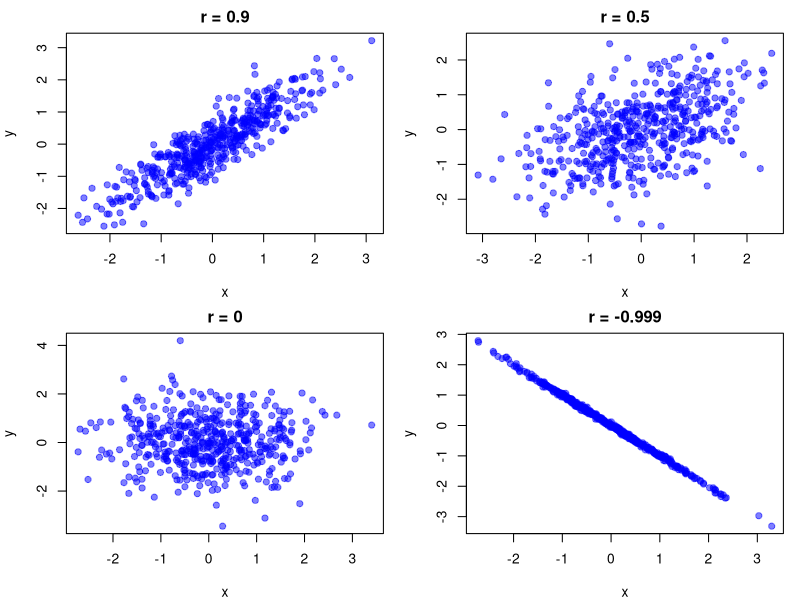
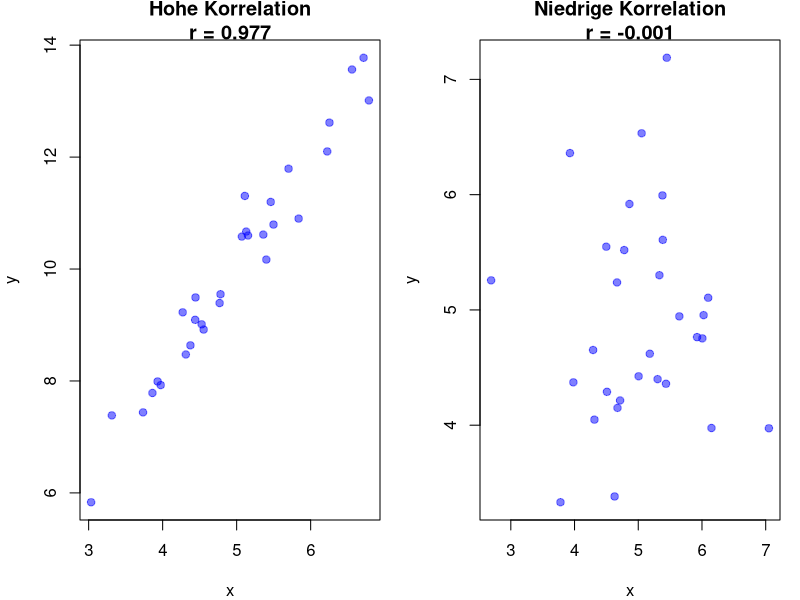
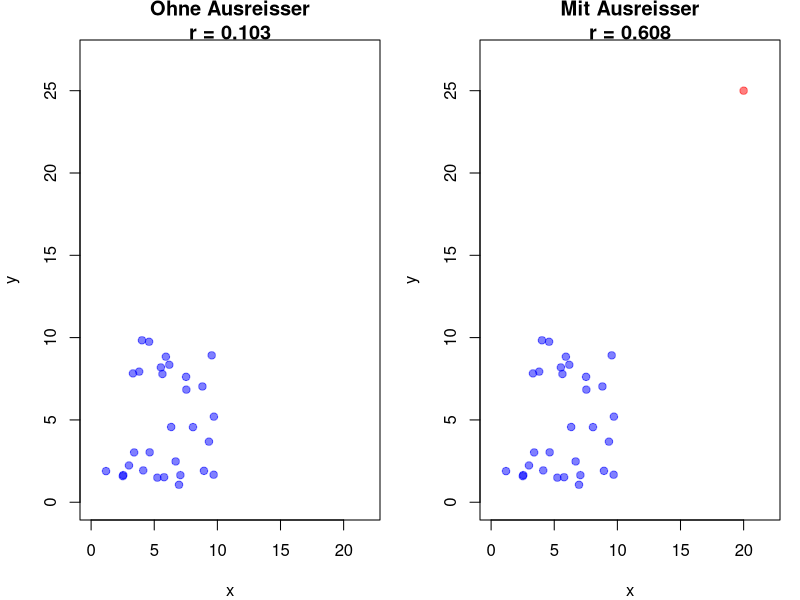
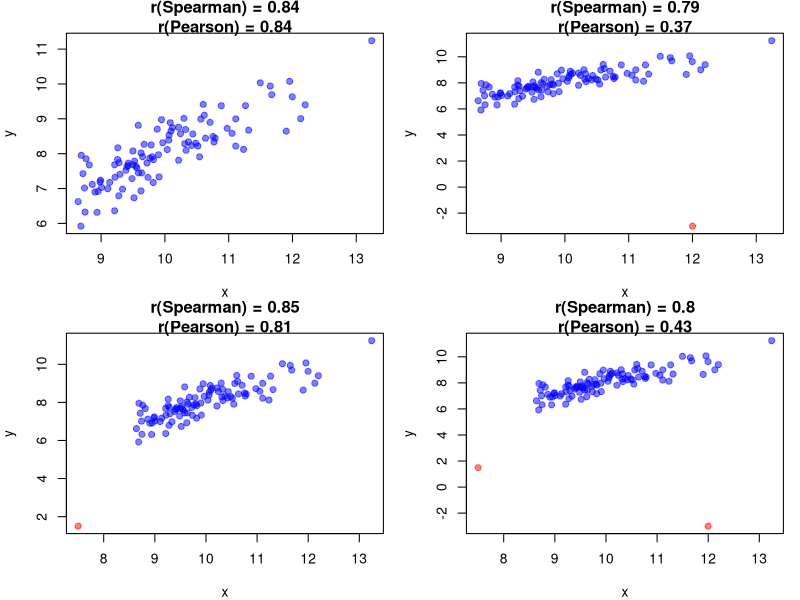
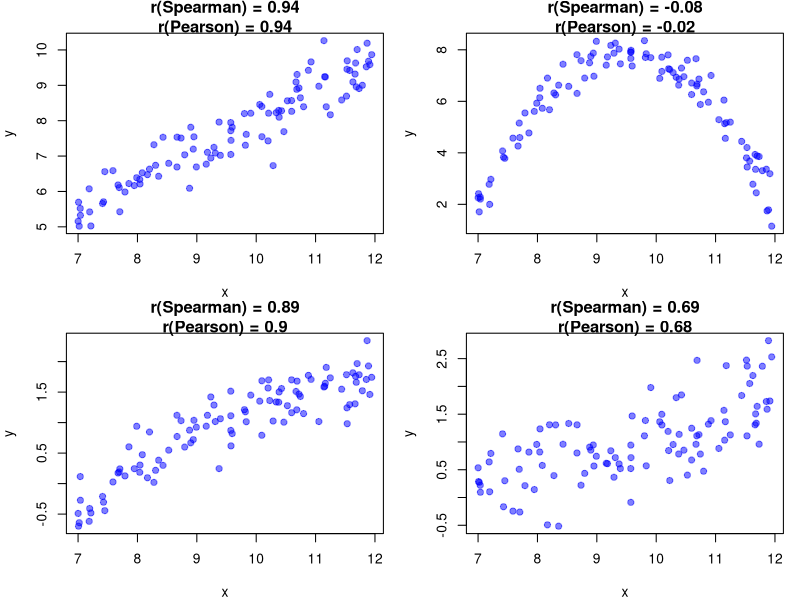

Reproduce these figures in R, in order.
## ---- chunk 1
#| label: correlation-grid
#| echo: true
#| code-fold: true
#| fig-cap: "Korrelation zwischen zwei Variablen"
# Funktion zur Generierung von korrelierten Daten
generate_data <- function(n, rho) {
  library(MASS)
  mu <- c(0, 0)
  sigma <- matrix(c(1, rho, rho, 1), ncol = 2)
  mvrnorm(n, mu, sigma)
}

# Layout für 2x2 Plots
par(mfrow = c(2, 2), mar = c(4, 4, 2, 1))

# Verschiedene Korrelationswerte
cor_values <- c(0.9, 0.5, 0, -0.999)

# Plots erstellen
for (rho in cor_values) {
  data <- generate_data(500, rho)
  plot(data, 
       main = paste("r =", rho),
       xlab = "x", 
       ylab = "y", 
       pch = 19, 
       col = rgb(0, 0, 1, 0.5))
}
## ---- chunk 2
#| echo: true
#| label: noten-lernzeit-mittelwerte-x
#| code-fold: false

library(tibble)

noten_lernzeit_tabelle <- tibble(
    student = c("A", "B", "C", "D", "E"),
    note = c(70, 80, 50, 90, 60),
    lernzeit = c(10, 12, 5, 15, 8)
)


mean(noten_lernzeit_tabelle$note)
## ---- chunk 3
#| echo: true
#| label: noten-lernzeit-mittelwerte-y
#| code-fold: false

mean(noten_lernzeit_tabelle$lernzeit)
## ---- chunk 4
#| echo: true
#| label: noten-lernzeit-kovarianz-x-y
#| code-fold: false

cov(noten_lernzeit_tabelle$note, noten_lernzeit_tabelle$lernzeit)
## ---- chunk 5
#| echo: true
#| label: noten-lernzeit-standardabweichung-x
#| code-fold: false

sd(noten_lernzeit_tabelle$note)
## ---- chunk 6
#| echo: true
#| label: noten-lernzeit-standardabweichung-y
#| code-fold: false

sd(noten_lernzeit_tabelle$lernzeit)
## ---- chunk 7
#| echo: true
#| label: noten-lernzeit-pearson
#| code-fold: false

cor(noten_lernzeit_tabelle$note, noten_lernzeit_tabelle$lernzeit, method = "pearson")
## ---- chunk 8
#| label: simple-correlation-examples
#| echo: true
#| code-fold: true
#| fig-cap: "Beispiele für Pearson-Korrelationen"

# Set seed for reproducibility
set.seed(123)

# Hohe Korrelation (r nahe bei 1)
x_high <- rnorm(30, mean = 5, sd = 1)
y_high <- 2 * x_high + rnorm(30, mean = 0, sd = 0.5)
r_high <- cor(x_high, y_high)

# Niedrige Korrelation (r nahe bei 0)
x_low <- rnorm(30, mean = 5, sd = 1)
y_low <- rnorm(30, mean = 5, sd = 1)
r_low <- cor(x_low, y_low)

# Plots nebeneinander
par(mfrow = c(1, 2), mar = c(4, 4, 2, 1))

# Plot mit hoher Korrelation
plot(x_high, y_high, 
     main = paste("Hohe Korrelation\nr =", round(r_high, 3)), 
     xlab = "x", ylab = "y", 
     pch = 19, col = rgb(0, 0, 1, 0.5))

# Plot mit niedriger Korrelation
plot(x_low, y_low, 
     main = paste("Niedrige Korrelation\nr =", round(r_low, 3)), 
     xlab = "x", ylab = "y", 
     pch = 19, col = rgb(0, 0, 1, 0.5))
## ---- chunk 9
#| label: outlier-influence
#| echo: true
#| code-fold: true
#| fig-cap: "Einfluss von Ausreissern auf den Pearson-Korrelationskoeffizienten"

# Berechnung des Pearson-Korrelationskoeffizienten

# Daten ohne Ausreisser generieren
x <- runif(30, 1, 10)
y <- runif(30, 1, 10)

# Korrelationskoeffizient ohne Ausreisser
r_no_outlier <- cor(x, y)

# Daten mit Ausreisser hinzufügen
x_outlier <- c(x, 20)
y_outlier <- c(y, 25)

# Pearson-Korrelationskoeffizient mit Ausreisser
r_with_outlier <- cor(x_outlier, y_outlier)

# Plots nebeneinander
par(mfrow = c(1, 2), mar = c(4, 4, 2, 1))

# Plot ohne Ausreisser
plot(x, y, 
     main = paste("Ohne Ausreisser\nr =", round(r_no_outlier, 3)), 
     xlab = "x", ylab = "y", 
     pch = 19, col = rgb(0, 0, 1, 0.5), xlim = c(0, 22), ylim = c(0, 27))

# Plot mit Ausreisser
plot(x_outlier, y_outlier, 
     main = paste("Mit Ausreisser\nr =", round(r_with_outlier, 3)), 
     xlab = "x", ylab = "y", 
     pch = 19, col = c(rep(rgb(0, 0, 1, 0.5), 30), rgb(1, 0, 0, 0.5)), xlim = c(0, 22), ylim = c(0, 27))
## ---- chunk 10
#| echo: true
#| label: noten-lernzeit-rankings
#| code-fold: false

noten_lernzeit_tabelle$note_rank <- rank(noten_lernzeit_tabelle$note)
noten_lernzeit_tabelle$lernzeit_rank <- rank(noten_lernzeit_tabelle$lernzeit)

noten_lernzeit_tabelle
## ---- chunk 11
#| echo: true
#| label: noten-lernzeit-rangdifferenzen
#| code-fold: false

noten_lernzeit_tabelle$d_i <- noten_lernzeit_tabelle$note_rank - noten_lernzeit_tabelle$lernzeit_rank
noten_lernzeit_tabelle$d_i_sq <- noten_lernzeit_tabelle$d_i^2

sum(noten_lernzeit_tabelle$d_i_sq)
## ---- chunk 12
#| echo: true
#| label: noten-lernzeit-spearman
#| code-fold: false

cor(noten_lernzeit_tabelle$note, noten_lernzeit_tabelle$lernzeit, method = "spearman")
## ---- chunk 13
#| label: spearman-outlier-synthetic
#| echo: true
#| code-fold: true
#| fig-cap: "Einfluss von Ausreissern auf beide Korrelationskoeffizienten"

# Synthetische Daten generieren
x <- rnorm(100, mean = 10, sd = 1)
y <- 0.8 * x + rnorm(100, mean = 0, sd = 0.5)

# Funktion zur Berechnung von Pearson- und Spearman-Korrelation
correlations <- function(x, y) {
  list(
    pearson = round(cor(x, y, method = "pearson"), 2),
    spearman = round(cor(x, y, method = "spearman"), 2)
  )
}

# Layout für 2x2 Plots
par(mfrow = c(2, 2), mar = c(4, 4, 2, 1))

# 1. Plot (ohne Ausreisser)
cor_vals <- correlations(x, y)
plot(x, y, pch = 19, col = rgb(0, 0, 1, 0.5),
     main = paste0("r(Spearman) = ", cor_vals$spearman, 
                   "\nr(Pearson) = ", cor_vals$pearson),
     xlab = "x", ylab = "y")

# 2. Plot (Ausreisser unten rechts)
x2 <- c(x, 12)
y2 <- c(y, -3)
cor_vals2 <- correlations(x2, y2)
plot(x2, y2, pch = c(rep(19, 100), 19), col = c(rep(rgb(0, 0, 1, 0.5), 100), rgb(1, 0, 0, 0.5)),
     main = paste0("r(Spearman) = ", cor_vals2$spearman, 
                   "\nr(Pearson) = ", cor_vals2$pearson),
     xlab = "x", ylab = "y")

# 3. Plot (Ausreisser oben links)
x3 <- c(x, 7.5)
y3 <- c(y, 1.5)
cor_vals3 <- correlations(x3, y3)
plot(x3, y3, pch = c(rep(19, 100), 19), col = c(rep(rgb(0, 0, 1, 0.5), 100), rgb(1, 0, 0, 0.5)),
     main = paste0("r(Spearman) = ", cor_vals3$spearman, 
                   "\nr(Pearson) = ", cor_vals3$pearson),
     xlab = "x", ylab = "y")

# 4. Plot (zwei Ausreisser oben links und unten rechts)
x4 <- c(x, 7.5, 12)
y4 <- c(y, 1.5, -3)
cor_vals4 <- correlations(x4, y4)
plot(x4, y4, pch = c(rep(19, 100), 19, 19), col = c(rep(rgb(0, 0, 1, 0.5), 100), rgb(1, 0, 0, 0.5), rgb(1, 0, 0, 0.5)),
     main = paste0("r(Spearman) = ", cor_vals4$spearman, 
                   "\nr(Pearson) = ", cor_vals4$pearson),
     xlab = "x", ylab = "y")
## ---- chunk 14
#| label: spearman-nonlinearity
#| echo: true
#| code-fold: true
#| fig-cap: "Einfluss von Nicht-Linearitäten auf beide Korrelationskoeffizienten"

# Set seed for reproducibility
set.seed(42)

# Basisdaten generieren
x <- runif(100, 7, 12)  # x-Werte im Bereich 7 bis 12

# 1. Lineare Beziehung
y_linear <- 0.8 * x + rnorm(100, mean = 0, sd = 0.5)

# 2. U-förmige (quadratische) Beziehung
y_quadratic <- -1 * (x - 9.5)^2 + 8 + rnorm(100, mean = 0, sd = 0.5)

# 3. Logarithmische Beziehung
y_logarithmic <- log(x - 6.5) + rnorm(100, mean = 0, sd = 0.3)

# 4. Exponentielle Beziehung
y_exponential <- exp((x - 10) / 3) + rnorm(100, mean = 0, sd = 0.5)

# Funktion zur Berechnung von Pearson- und Spearman-Korrelation
correlations <- function(x, y) {
  list(
    pearson = round(cor(x, y, method = "pearson"), 2),
    spearman = round(cor(x, y, method = "spearman"), 2)
  )
}

# Layout für 2x2 Plots
par(mfrow = c(2, 2), mar = c(4, 4, 2, 1))

# Farben definieren
colors <- rgb(0, 0, 1, 0.5)

# 1. Plot (lineare Beziehung)
cor_vals1 <- correlations(x, y_linear)
plot(x, y_linear, pch = 19, col = colors,
     main = paste0("r(Spearman) = ", cor_vals1$spearman, 
                   "\nr(Pearson) = ", cor_vals1$pearson),
     xlab = "x", ylab = "y")

# 2. Plot (quadratische Beziehung)
cor_vals2 <- correlations(x, y_quadratic)
plot(x, y_quadratic, pch = 19, col = colors,
     main = paste0("r(Spearman) = ", cor_vals2$spearman, 
                   "\nr(Pearson) = ", cor_vals2$pearson),
     xlab = "x", ylab = "y")

# 3. Plot (logarithmische Beziehung)
cor_vals3 <- correlations(x, y_logarithmic)
plot(x, y_logarithmic, pch = 19, col = colors,
     main = paste0("r(Spearman) = ", cor_vals3$spearman, 
                   "\nr(Pearson) = ", cor_vals3$pearson),
     xlab = "x", ylab = "y")

# 4. Plot (exponentielle Beziehung)
cor_vals4 <- correlations(x, y_exponential)
plot(x, y_exponential, pch = 19, col = colors,
     main = paste0("r(Spearman) = ", cor_vals4$spearman, 
                   "\nr(Pearson) = ", cor_vals4$pearson),
     xlab = "x", ylab = "y")
